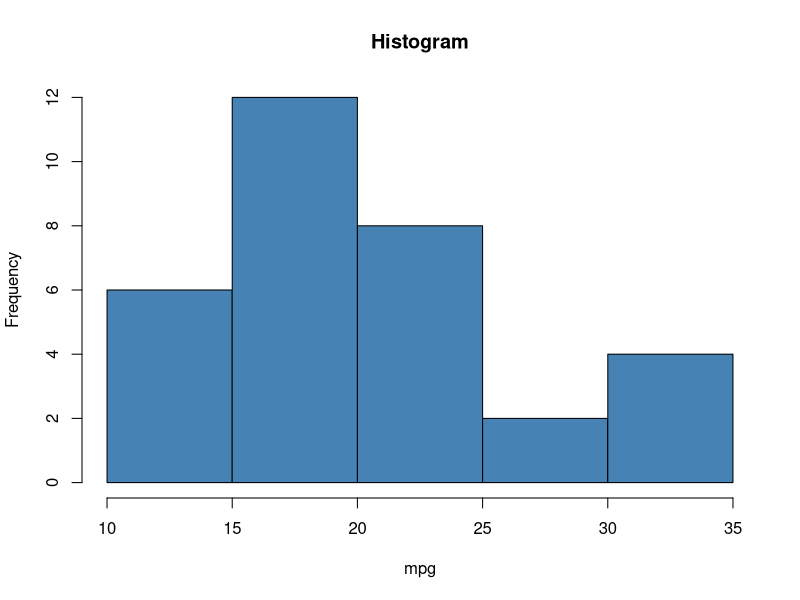
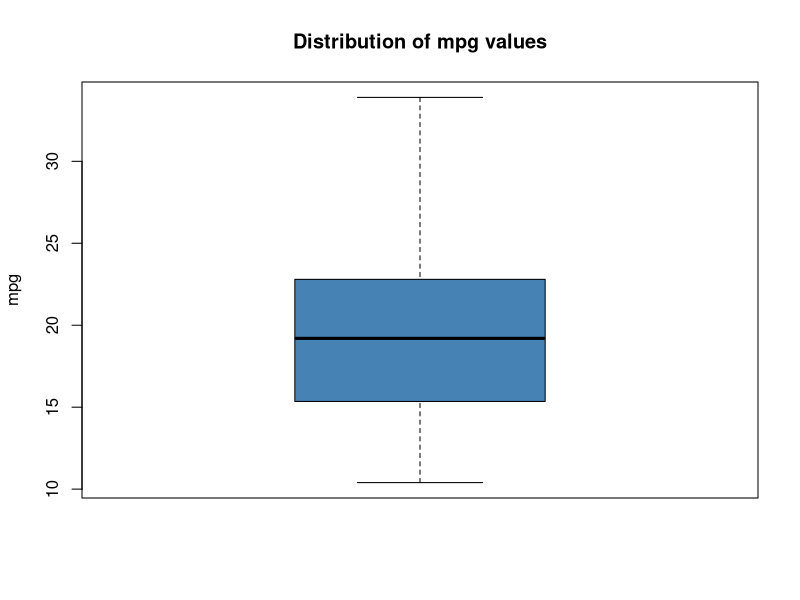
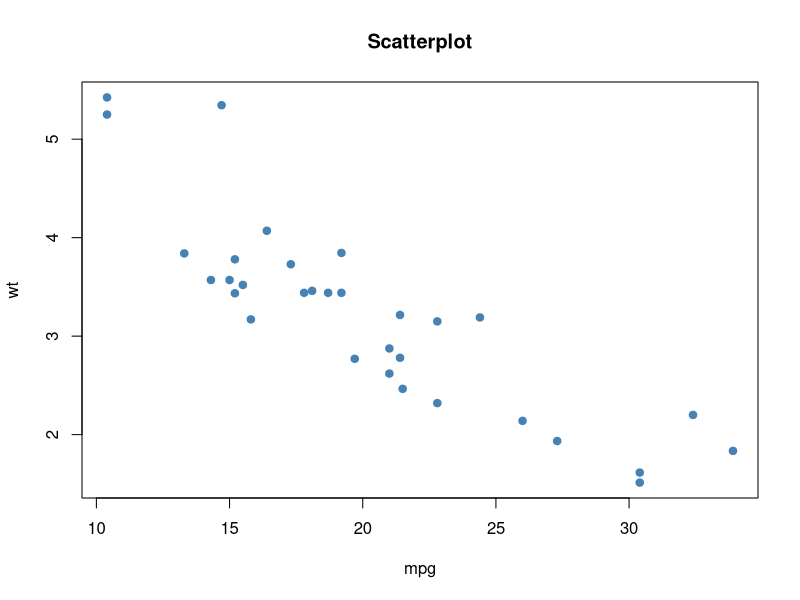

Write the R code that produced these figures, in order.

#   mtcars dataset

# explore, summarize, and visualize the mtcars dataset in R.++++++++++++++
# Load the mtcars Dataset

data("mtcars")

#view first six rows of mtcars dataset
head(mtcars)

# use the summary() function to quickly summarize each variable in the dataset:
# summarize mtcars dataset
  summary(mtcars)
  
  #display rows and columns
  dim(mtcars)
  
  #display column names
  names(mtcars)
  
# Visualize the mtcars Dataset  +++++++++++++++++++++++++++++  

# use the hist() function to create a histogram of the values 
# for a certain variable:
  
  #create histogram of values for mpg
  hist(mtcars$mpg,
       col='steelblue',
       main='Histogram',
       xlab='mpg',
       ylab='Frequency')  
  
# use the boxplot() function to create a boxplot to visualize the 
# distribution of values for a certain variable:
    
    #create boxplot of values for mpg
    boxplot(mtcars$mpg,
            main='Distribution of mpg values',
            ylab='mpg',
            col='steelblue',
            border='black')
  
  
# We can also use the plot() function to create a scatterplot of
# any pairwise combination of variables:
    
    #create scatterplot of mpg vs. wt
    plot(mtcars$mpg, mtcars$wt,
         col='steelblue',
         main='Scatterplot',
         xlab='mpg',
         ylab='wt',
         pch=19) 
  
  